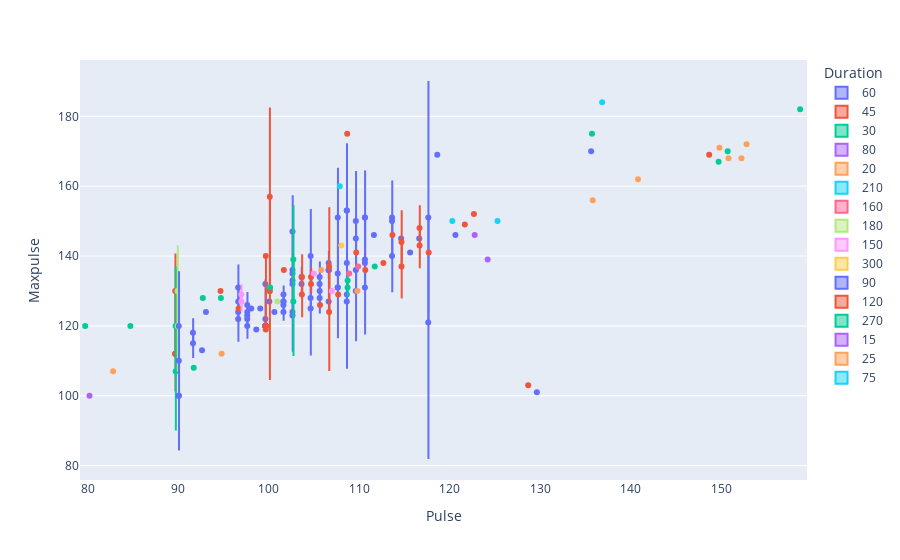

Source (notebook cell):
### Code cell
fig = px.violin(df, y="Maxpulse", x="Pulse", color="Duration", box=True, points="all",
          hover_data=df.columns)
fig.show()

### Figure 1 — Plotly figure (JSON) as saved in the notebook; plotly's stock layout.template omitted (floating-point values rounded to 4 significant figures; data arrays with more than 128 entries replaced by an {"elided": "..."} marker saying what was removed)
{"data": [{"alignmentgroup": "True", "box": {"visible": true}, "customdata": {"elided": "79x2 float values"}, "hovertemplate": "Duration=%{customdata[0]}<br>Pulse=%{x}<br>Maxpulse=%{y}<br>Calories=%{customdata[1]}<extra></extra>", "legendgroup": "60", "marker": {"color": "#636efa"}, "name": "60", "offsetgroup": "60", "orientation": "v", "points": "all", "scalegroup": "True", "showlegend": true, "type": "violin", "x": [110, 117, 103, 102, 110, 98, 103, 100, 106, 104, 98, 98, 100, 103, 108, 130, 102, 100, 92, 103, 100, 102, 92, 101, 93, 107, 114, 102, 100, 100, 98, 100, 111, 111, 99, 109, 111, 107, 106, 118, 121, 118, 109, 102, 108, 108, 116, 97, 105, 103, 119, 107, 111, 98, 97, 109, 114, 104, 107, 103, 106, 103, 108, 97, 136, 107, 112, 110, 106, 109, 109, 105, 111, 97, 100, 114, 105, 110, 115], "x0": " ", "xaxis": "x", "y": [130, 145, 135, 127, 136, 124, 147, 120, 128, 132, 123, 120, 120, 123, 131, 101, 126, 120, 118, 132, 132, 129, 115, 124, 113, 136, 140, 127, 120, 120, 126, 122, 138, 131, 119, 153, 139, 136, 130, 151, 146, 121, 153, 124, 131, 151, 141, 122, 125, 124, 169, 127, 151, 122, 124, 127, 151, 134, 138, 133, 132, 136, 135, 127, 170, 136, 146, 150, 134, 129, 138, 128, 151, 131, 120, 150, 140, 145, 145], "y0": " ", "yaxis": "y"}, {"alignmentgroup": "True", "box": {"visible": true}, "customdata": [[45, 282.4], [45, 406], [45, 253.3], [45, null], [45, 243], [45, 282], [45, 246], [45, 180.1], [45, 266], [45, 180.1], [45, 300], [45, 298], [45, 305], [45, 321], [45, 341], [45, 304], [45, 251], [45, 300], [45, 344], [45, 225.3], [45, 234], [45, 242], [45, null], [45, 275], [45, 225.3], [45, 100.7], [45, 317.7], [45, 318], [45, 308], [45, 250.4], [45, 335.4], [45, 270.8], [45, 260.4], [45, 270], [45, 280.9]], "hovertemplate": "Duration=%{customdata[0]}<br>Pulse=%{x}<br>Maxpulse=%{y}<br>Calories=%{customdata[1]}<extra></extra>", "legendgroup": "45", "marker": {"color": "#EF553B"}, "name": "45", "offsetgroup": "45", "orientation": "v", "points": "all", "scalegroup": "True", "showlegend": true, "type": "violin", "x": [109, 117, 104, 90, 97, 100, 105, 90, 104, 90, 111, 108, 115, 123, 118, 114, 105, 110, 149, 100, 102, 129, 107, 107, 100, 100, 117, 115, 113, 100, 122, 106, 90, 95, 100], "x0": " ", "xaxis": "x", "y": [175, 148, 134, 112, 125, 119, 132, 112, 129, 112, 136, 129, 144, 152, 141, 146, 134, 141, 169, 120, 136, 103, 137, 124, 120, 120, 143, 137, 138, 120, 149, 126, 130, 130, 140], "y0": " ", "yaxis": "y"}, {"alignmentgroup": "True", "box": {"visible": true}, "customdata": [[30, 195.1], [30, 238], [30, 319.2], [30, 151.1], [30, 300], [30, 105.3], [30, 128.2], [30, 188.2], [30, 92.7], [30, 124], [30, 86.2], [30, 193.9], [30, 185], [30, 275.8], [30, 240.9], [30, 250.4]], "hovertemplate": "Duration=%{customdata[0]}<br>Pulse=%{x}<br>Maxpulse=%{y}<br>Calories=%{customdata[1]}<extra></extra>", "legendgroup": "30", "marker": {"color": "#00cc96"}, "name": "30", "offsetgroup": "30", "orientation": "v", "points": "all", "scalegroup": "True", "showlegend": true, "type": "violin", "x": [109, 136, 159, 103, 151, 90, 95, 109, 92, 93, 90, 112, 103, 150, 80, 85], "x0": " ", "xaxis": "x", "y": [133, 175, 182, 139, 170, 107, 128, 131, 108, 128, 120, 137, 127, 167, 120, 120], "y0": " ", "yaxis": "y"}, {"alignmentgroup": "True", "box": {"visible": true}, "customdata": [[80, 643.1]], "hovertemplate": "Duration=%{customdata[0]}<br>Pulse=%{x}<br>Maxpulse=%{y}<br>Calories=%{customdata[1]}<extra></extra>", "legendgroup": "80", "marker": {"color": "#ab63fa"}, "name": "80", "offsetgroup": "80", "orientation": "v", "points": "all", "scalegroup": "True", "showlegend": true, "type": "violin", "x": [123], "x0": " ", "xaxis": "x", "y": [146], "y0": " ", "yaxis": "y"}, {"alignmentgroup": "True", "box": {"visible": true}, "customdata": [[20, 226.4], [20, 131.4], [20, 110.4], [20, 50.3], [20, 127.4], [20, 229.4], [20, 77.7], [20, 189], [20, 222.4]], "hovertemplate": "Duration=%{customdata[0]}<br>Pulse=%{x}<br>Maxpulse=%{y}<br>Calories=%{customdata[1]}<extra></extra>", "legendgroup": "20", "marker": {"color": "#FFA15A"}, "name": "20", "offsetgroup": "20", "orientation": "v", "points": "all", "scalegroup": "True", "showlegend": true, "type": "violin", "x": [153, 110, 106, 83, 150, 151, 95, 136, 141], "x0": " ", "xaxis": "x", "y": [172, 130, 136, 107, 171, 168, 112, 156, 162], "y0": " ", "yaxis": "y"}, {"alignmentgroup": "True", "box": {"visible": true}, "customdata": [[210, 1376], [210, 1860.0]], "hovertemplate": "Duration=%{customdata[0]}<br>Pulse=%{x}<br>Maxpulse=%{y}<br>Calories=%{customdata[1]}<extra></extra>", "legendgroup": "210", "marker": {"color": "#19d3f3"}, "name": "210", "offsetgroup": "210", "orientation": "v", "points": "all", "scalegroup": "True", "showlegend": true, "type": "violin", "x": [108, 137], "x0": " ", "xaxis": "x", "y": [160, 184], "y0": " ", "yaxis": "y"}, {"alignmentgroup": "True", "box": {"visible": true}, "customdata": [[160, 1034.0], [160, 853]], "hovertemplate": "Duration=%{customdata[0]}<br>Pulse=%{x}<br>Maxpulse=%{y}<br>Calories=%{customdata[1]}<extra></extra>", "legendgroup": "160", "marker": {"color": "#FF6692"}, "name": "160", "offsetgroup": "160", "orientation": "v", "points": "all", "scalegroup": "True", "showlegend": true, "type": "violin", "x": [110, 109], "x0": " ", "xaxis": "x", "y": [137, 135], "y0": " ", "yaxis": "y"}, {"alignmentgroup": "True", "box": {"visible": true}, "customdata": [[180, 800.4], [180, 600.1], [180, 800.3]], "hovertemplate": "Duration=%{customdata[0]}<br>Pulse=%{x}<br>Maxpulse=%{y}<br>Calories=%{customdata[1]}<extra></extra>", "legendgroup": "180", "marker": {"color": "#B6E880"}, "name": "180", "offsetgroup": "180", "orientation": "v", "points": "all", "scalegroup": "True", "showlegend": true, "type": "violin", "x": [90, 101, 90], "x0": " ", "xaxis": "x", "y": [130, 127, 120], "y0": " ", "yaxis": "y"}, {"alignmentgroup": "True", "box": {"visible": true}, "customdata": [[150, 873.4], [150, 816], [150, 1115], [150, 953.2]], "hovertemplate": "Duration=%{customdata[0]}<br>Pulse=%{x}<br>Maxpulse=%{y}<br>Calories=%{customdata[1]}<extra></extra>", "legendgroup": "150", "marker": {"color": "#FF97FF"}, "name": "150", "offsetgroup": "150", "orientation": "v", "points": "all", "scalegroup": "True", "showlegend": true, "type": "violin", "x": [105, 107, 97, 97], "x0": " ", "xaxis": "x", "y": [135, 130, 129, 127], "y0": " ", "yaxis": "y"}, {"alignmentgroup": "True", "box": {"visible": true}, "customdata": [[300, 1500.0]], "hovertemplate": "Duration=%{customdata[0]}<br>Pulse=%{x}<br>Maxpulse=%{y}<br>Calories=%{customdata[1]}<extra></extra>", "legendgroup": "300", "marker": {"color": "#FECB52"}, "name": "300", "offsetgroup": "300", "orientation": "v", "points": "all", "scalegroup": "True", "showlegend": true, "type": "violin", "x": [108], "x0": " ", "xaxis": "x", "y": [143], "y0": " ", "yaxis": "y"}, {"alignmentgroup": "True", "box": {"visible": true}, "customdata": [[90, 700], [90, 563.2], [90, 604.1], [90, 500], [90, 500], [90, 500.4], [90, 500.3], [90, 466.4]], "hovertemplate": "Duration=%{customdata[0]}<br>Pulse=%{x}<br>Maxpulse=%{y}<br>Calories=%{customdata[1]}<extra></extra>", "legendgroup": "90", "marker": {"color": "#636efa"}, "name": "90", "offsetgroup": "90", "orientation": "v", "points": "all", "scalegroup": "True", "showlegend": true, "type": "violin", "x": [100, 98, 93, 90, 90, 90, 90, 99], "x0": " ", "xaxis": "x", "y": [127, 125, 124, 110, 100, 100, 120, 125], "y0": " ", "yaxis": "y"}, {"alignmentgroup": "True", "box": {"visible": true}, "customdata": [[120, 500.4], [120, 500], [120, 1000.0]], "hovertemplate": "Duration=%{customdata[0]}<br>Pulse=%{x}<br>Maxpulse=%{y}<br>Calories=%{customdata[1]}<extra></extra>", "legendgroup": "120", "marker": {"color": "#EF553B"}, "name": "120", "offsetgroup": "120", "orientation": "v", "points": "all", "scalegroup": "True", "showlegend": true, "type": "violin", "x": [100, 100, 100], "x0": " ", "xaxis": "x", "y": [130, 130, 157], "y0": " ", "yaxis": "y"}, {"alignmentgroup": "True", "box": {"visible": true}, "customdata": [[270, 1729]], "hovertemplate": "Duration=%{customdata[0]}<br>Pulse=%{x}<br>Maxpulse=%{y}<br>Calories=%{customdata[1]}<extra></extra>", "legendgroup": "270", "marker": {"color": "#00cc96"}, "name": "270", "offsetgroup": "270", "orientation": "v", "points": "all", "scalegroup": "True", "showlegend": true, "type": "violin", "x": [100], "x0": " ", "xaxis": "x", "y": [131], "y0": " ", "yaxis": "y"}, {"alignmentgroup": "True", "box": {"visible": true}, "customdata": [[15, 50.5], [15, 124.2]], "hovertemplate": "Duration=%{customdata[0]}<br>Pulse=%{x}<br>Maxpulse=%{y}<br>Calories=%{customdata[1]}<extra></extra>", "legendgroup": "15", "marker": {"color": "#ab63fa"}, "name": "15", "offsetgroup": "15", "orientation": "v", "points": "all", "scalegroup": "True", "showlegend": true, "type": "violin", "x": [80, 124], "x0": " ", "xaxis": "x", "y": [100, 139], "y0": " ", "yaxis": "y"}, {"alignmentgroup": "True", "box": {"visible": true}, "customdata": [[25, 244.2]], "hovertemplate": "Duration=%{customdata[0]}<br>Pulse=%{x}<br>Maxpulse=%{y}<br>Calories=%{customdata[1]}<extra></extra>", "legendgroup": "25", "marker": {"color": "#FFA15A"}, "name": "25", "offsetgroup": "25", "orientation": "v", "points": "all", "scalegroup": "True", "showlegend": true, "type": "violin", "x": [152], "x0": " ", "xaxis": "x", "y": [168], "y0": " ", "yaxis": "y"}, {"alignmentgroup": "True", "box": {"visible": true}, "customdata": [[75, 320.4], [75, 330.4]], "hovertemplate": "Duration=%{customdata[0]}<br>Pulse=%{x}<br>Maxpulse=%{y}<br>Calories=%{customdata[1]}<extra></extra>", "legendgroup": "75", "marker": {"color": "#19d3f3"}, "name": "75", "offsetgroup": "75", "orientation": "v", "points": "all", "scalegroup": "True", "showlegend": true, "type": "violin", "x": [120, 125], "x0": " ", "xaxis": "x", "y": [150, 150], "y0": " ", "yaxis": "y"}], "layout": {"legend": {"title": {"text": "Duration"}, "tracegroupgap": 0}, "margin": {"t": 60}, "violinmode": "group", "xaxis": {"anchor": "y", "domain": [0, 1], "title": {"text": "Pulse"}}, "yaxis": {"anchor": "x", "domain": [0, 1], "title": {"text": "Maxpulse"}}}}
